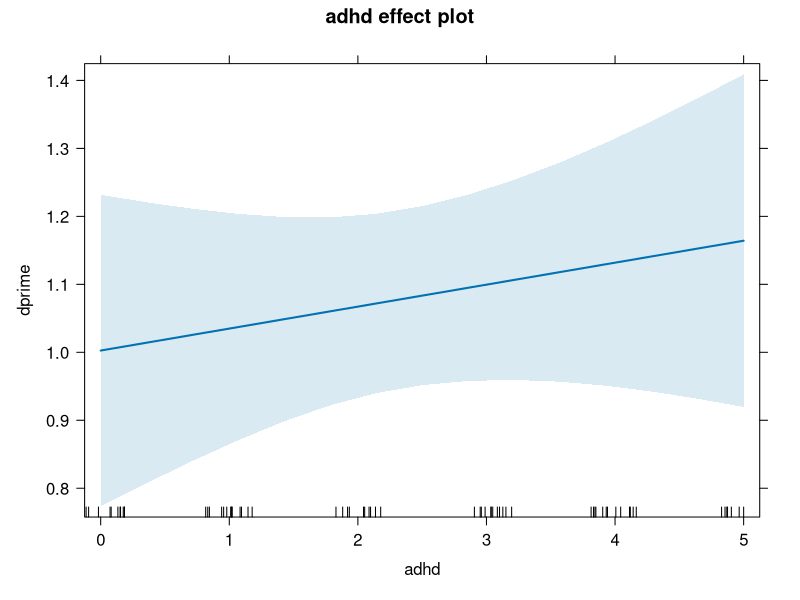
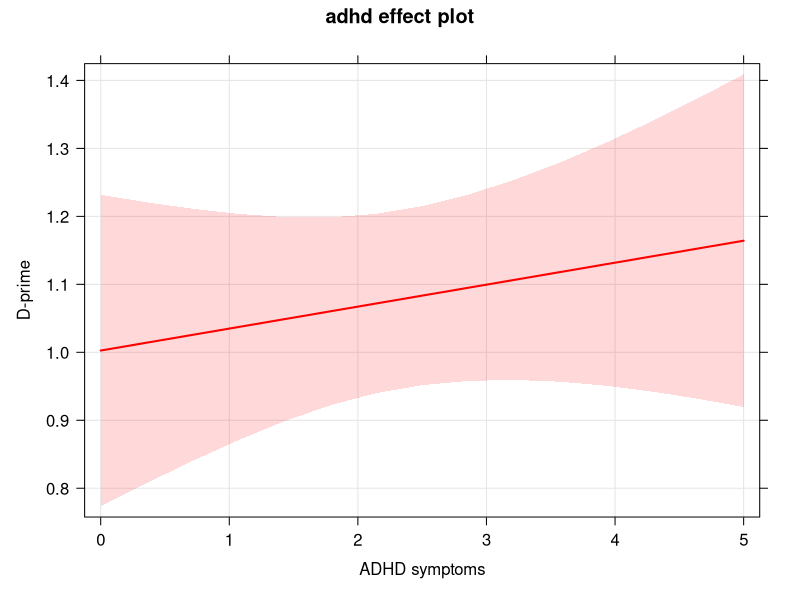
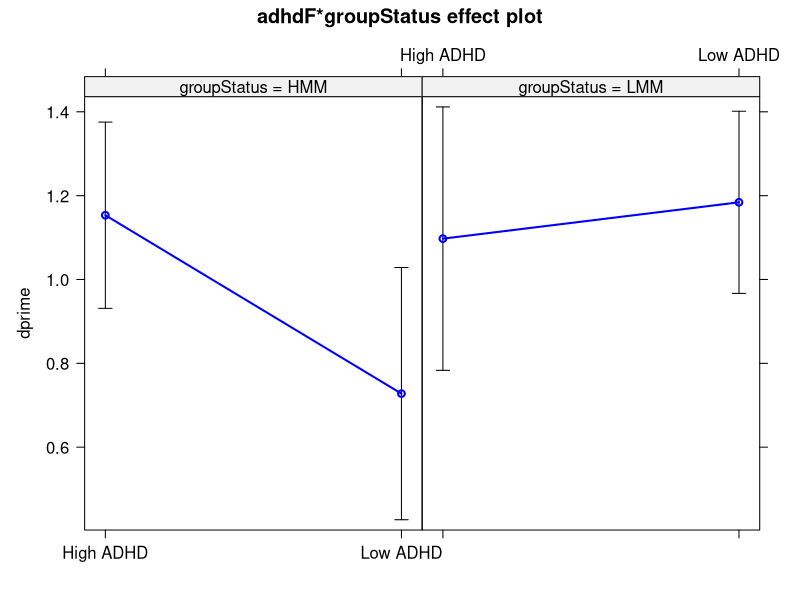

R code for these plots, in order:
## ---- chunk 1
knitr::opts_chunk$set(echo = TRUE)
library(tidyverse)
library(here)
library(effects)
## ---- chunk 2
df <- read_csv(here("content", "tutorials", "r-core", "5-models", "uncapher_2016_repeated_measures_dataset.csv"))
head(df)
## ---- chunk 3
 df <- df %>%   
    # only keep data from the task when distractor was present
   dplyr::filter(numDist == 6) %>%
   # only include high or low groups for multitasking.
   dplyr::filter(groupStatus != "") %>%
   # if adhd score is lower than mean, label "low", else label "high""
   mutate(adhdF = as.factor(ifelse(adhd < mean(adhd), "Low ADHD", "High ADHD")))
  
names(df)
## ---- chunk 4
t.test(dprime ~ adhdF, data = df)
## ---- chunk 5
lm(dprime ~ adhd, data = df)
## ---- chunk 6
aov(dprime ~ adhdF, data = df)
## ---- chunk 7
lm(dprime ~ adhd + bis, data = df)
## ---- chunk 8
aov(dprime ~ adhdF + bis, data = df)
## ---- chunk 9
lm(dprime ~ adhd*bis, data = df)
## ---- chunk 10
aov(dprime ~ adhdF*groupStatus, data = df)
## ---- chunk 11
cor.test(df$dprime, df$adhd)
## ---- chunk 12
# first, we will save our model object and call it lm1
lm1 <-  lm(dprime ~ adhd, data = df)
# then we will ask for the summary of the model results
summary(lm1)


# save the model 
save (lm1, file = "my_model.Rda")
## ---- chunk 13
summary(lm1)$coefficients

# save the table for later
my_table <- summary(lm1)$coefficients
save(my_table, file = "my_table.Rda")
## ---- chunk 14

a1 <- aov(dprime ~ adhdF, data = df)

summary(a1)
## ---- chunk 15

a2 <- aov(dprime ~ adhdF * groupStatus, data = df)

summary(a2)
## ---- chunk 16
# This function requires the X variable in quotes, and the saved model object
plot(effect("adhd", lm1))

## ---- chunk 17

plot(effect("adhd", lm1), rug = F, colors = "red", xlab = "ADHD symptoms", ylab = "D-prime",
     axes=list(grid=TRUE))

## ---- chunk 18
plot(effect("adhdF:groupStatus", a2), xlab = "", colors = c("Blue", "Black"))
